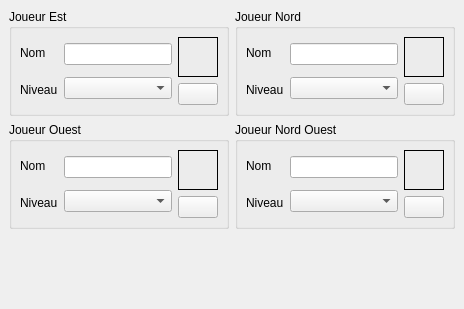
     <widget class="QWidget" name="tab_3" >
      <attribute name="title" >
       <string>Adversaires</string>
      </attribute>
      <layout class="QGridLayout" >
       <property name="leftMargin" >
        <number>9</number>
       </property>
       <property name="topMargin" >
        <number>9</number>
       </property>
       <property name="rightMargin" >
        <number>9</number>
       </property>
       <property name="bottomMargin" >
        <number>9</number>
       </property>
       <property name="horizontalSpacing" >
        <number>6</number>
       </property>
       <property name="verticalSpacing" >
        <number>6</number>
       </property>
       <item row="0" column="0" >
        <widget class="QGroupBox" name="groupBox_2" >
         <property name="title" >
          <string>Joueur Est</string>
         </property>
         <layout class="QGridLayout" >
          <property name="leftMargin" >
           <number>8</number>
          </property>
          <property name="topMargin" >
           <number>8</number>
          </property>
          <property name="rightMargin" >
           <number>8</number>
          </property>
          <property name="bottomMargin" >
           <number>8</number>
          </property>
          <property name="horizontalSpacing" >
           <number>6</number>
          </property>
          <property name="verticalSpacing" >
           <number>6</number>
          </property>
          <item row="0" column="2" >
           <layout class="QVBoxLayout" >
            <property name="spacing" >
             <number>6</number>
            </property>
            <property name="leftMargin" >
             <number>0</number>
            </property>
            <property name="topMargin" >
             <number>0</number>
            </property>
            <property name="rightMargin" >
             <number>0</number>
            </property>
            <property name="bottomMargin" >
             <number>0</number>
            </property>
            <item>
             <widget class="QLabel" name="pixEst" >
              <property name="minimumSize" >
               <size>
                <width>40</width>
                <height>40</height>
               </size>
              </property>
              <property name="maximumSize" >
               <size>
                <width>40</width>
                <height>40</height>
               </size>
              </property>
              <property name="frameShape" >
               <enum>QFrame::Box</enum>
              </property>
              <property name="frameShadow" >
               <enum>QFrame::Plain</enum>
              </property>
              <property name="scaledContents" >
               <bool>true</bool>
              </property>
             </widget>
            </item>
            <item>
             <widget class="QPushButton" name="btnPixEst" >
              <property name="maximumSize" >
               <size>
                <width>40</width>
                <height>16777215</height>
               </size>
              </property>
              <property name="text" >
               <string/>
              </property>
              <property name="icon" >
               <iconset resource="../../resources/resources.qrc" >:/images/fileopen.png</iconset>
              </property>
             </widget>
            </item>
           </layout>
          </item>
          <item row="0" column="1" >
           <layout class="QVBoxLayout" >
            <property name="spacing" >
             <number>6</number>
            </property>
            <property name="leftMargin" >
             <number>0</number>
            </property>
            <property name="topMargin" >
             <number>0</number>
            </property>
            <property name="rightMargin" >
             <number>0</number>
            </property>
            <property name="bottomMargin" >
             <number>0</number>
            </property>
            <item>
             <widget class="QLineEdit" name="nomJoueurEst" >
              <property name="enabled" >
               <bool>true</bool>
              </property>
              <property name="maxLength" >
               <number>10</number>
              </property>
             </widget>
            </item>
            <item>
             <widget class="QComboBox" name="niveauEst" />
            </item>
           </layout>
          </item>
          <item row="0" column="0" >
           <layout class="QVBoxLayout" >
            <property name="spacing" >
             <number>6</number>
            </property>
            <property name="leftMargin" >
             <number>0</number>
            </property>
            <property name="topMargin" >
             <number>0</number>
            </property>
            <property name="rightMargin" >
             <number>0</number>
            </property>
            <property name="bottomMargin" >
             <number>0</number>
            </property>
            <item>
             <widget class="QLabel" name="label_2" >
              <property name="text" >
               <string>Nom</string>
              </property>
             </widget>
            </item>
            <item>
             <widget class="QLabel" name="label_3" >
              <property name="text" >
               <string>Niveau</string>
              </property>
             </widget>
            </item>
           </layout>
          </item>
         </layout>
        </widget>
       </item>
       <item row="0" column="1" >
        <widget class="QGroupBox" name="groupBox_3" >
         <property name="title" >
          <string>Joueur Nord</string>
         </property>
         <layout class="QGridLayout" >
          <property name="leftMargin" >
           <number>8</number>
          </property>
          <property name="topMargin" >
           <number>8</number>
          </property>
          <property name="rightMargin" >
           <number>8</number>
          </property>
          <property name="bottomMargin" >
           <number>8</number>
          </property>
          <property name="horizontalSpacing" >
           <number>6</number>
          </property>
          <property name="verticalSpacing" >
           <number>6</number>
          </property>
          <item row="0" column="0" >
           <layout class="QVBoxLayout" >
            <property name="spacing" >
             <number>6</number>
            </property>
            <property name="leftMargin" >
             <number>0</number>
            </property>
            <property name="topMargin" >
             <number>0</number>
            </property>
            <property name="rightMargin" >
             <number>0</number>
            </property>
            <property name="bottomMargin" >
             <number>0</number>
            </property>
            <item>
             <widget class="QLabel" name="label_2_2" >
              <property name="text" >
               <string>Nom</string>
              </property>
             </widget>
            </item>
            <item>
             <widget class="QLabel" name="label_3_2" >
              <property name="text" >
               <string>Niveau</string>
              </property>
             </widget>
            </item>
           </layout>
          </item>
          <item row="0" column="2" >
           <layout class="QVBoxLayout" >
            <property name="spacing" >
             <number>6</number>
            </property>
            <property name="leftMargin" >
             <number>0</number>
            </property>
            <property name="topMargin" >
             <number>0</number>
            </property>
            <property name="rightMargin" >
             <number>0</number>
            </property>
            <property name="bottomMargin" >
             <number>0</number>
            </property>
            <item>
             <widget class="QLabel" name="pixNord" >
              <property name="minimumSize" >
               <size>
                <width>40</width>
                <height>40</height>
               </size>
              </property>
              <property name="maximumSize" >
               <size>
                <width>40</width>
                <height>40</height>
               </size>
              </property>
              <property name="frameShape" >
               <enum>QFrame::Box</enum>
              </property>
              <property name="frameShadow" >
               <enum>QFrame::Plain</enum>
              </property>
              <property name="scaledContents" >
               <bool>true</bool>
              </property>
             </widget>
            </item>
            <item>
             <widget class="QPushButton" name="btnPixNord" >
              <property name="maximumSize" >
               <size>
                <width>40</width>
                <height>16777215</height>
               </size>
              </property>
              <property name="text" >
               <string/>
              </property>
              <property name="icon" >
               <iconset resource="../../resources/resources.qrc" >:/images/fileopen.png</iconset>
              </property>
             </widget>
            </item>
           </layout>
          </item>
          <item row="0" column="1" >
           <layout class="QVBoxLayout" >
            <property name="spacing" >
             <number>6</number>
            </property>
            <property name="leftMargin" >
             <number>0</number>
            </property>
            <property name="topMargin" >
             <number>0</number>
            </property>
            <property name="rightMargin" >
             <number>0</number>
            </property>
            <property name="bottomMargin" >
             <number>0</number>
            </property>
            <item>
             <widget class="QLineEdit" name="nomJoueurNord" >
              <property name="enabled" >
               <bool>true</bool>
              </property>
              <property name="maxLength" >
               <number>10</number>
              </property>
             </widget>
            </item>
            <item>
             <widget class="QComboBox" name="niveauNord" />
            </item>
           </layout>
          </item>
         </layout>
        </widget>
       </item>
       <item row="1" column="0" >
        <widget class="QGroupBox" name="groupBox_4" >
         <property name="title" >
          <string>Joueur Ouest</string>
         </property>
         <layout class="QGridLayout" >
          <property name="leftMargin" >
           <number>8</number>
          </property>
          <property name="topMargin" >
           <number>8</number>
          </property>
          <property name="rightMargin" >
           <number>8</number>
          </property>
          <property name="bottomMargin" >
           <number>8</number>
          </property>
          <property name="horizontalSpacing" >
           <number>6</number>
          </property>
          <property name="verticalSpacing" >
           <number>6</number>
          </property>
          <item row="0" column="0" >
           <layout class="QVBoxLayout" >
            <property name="spacing" >
             <number>6</number>
            </property>
            <property name="leftMargin" >
             <number>0</number>
            </property>
            <property name="topMargin" >
             <number>0</number>
            </property>
            <property name="rightMargin" >
             <number>0</number>
            </property>
            <property name="bottomMargin" >
             <number>0</number>
            </property>
            <item>
             <widget class="QLabel" name="label_2_3" >
              <property name="text" >
               <string>Nom</string>
              </property>
             </widget>
            </item>
            <item>
             <widget class="QLabel" name="label_3_3" >
              <property name="text" >
               <string>Niveau</string>
              </property>
             </widget>
            </item>
           </layout>
          </item>
          <item row="0" column="1" >
           <layout class="QVBoxLayout" >
            <property name="spacing" >
             <number>6</number>
            </property>
            <property name="leftMargin" >
             <number>0</number>
            </property>
            <property name="topMargin" >
             <number>0</number>
            </property>
            <property name="rightMargin" >
             <number>0</number>
            </property>
            <property name="bottomMargin" >
             <number>0</number>
            </property>
            <item>
             <widget class="QLineEdit" name="nomJoueurOuest" >
              <property name="enabled" >
               <bool>true</bool>
              </property>
              <property name="maxLength" >
               <number>10</number>
              </property>
             </widget>
            </item>
            <item>
             <widget class="QComboBox" name="niveauOuest" />
            </item>
           </layout>
          </item>
          <item row="0" column="2" >
           <layout class="QVBoxLayout" >
            <property name="spacing" >
             <number>6</number>
            </property>
            <property name="leftMargin" >
             <number>0</number>
            </property>
            <property name="topMargin" >
             <number>0</number>
            </property>
            <property name="rightMargin" >
             <number>0</number>
            </property>
            <property name="bottomMargin" >
             <number>0</number>
            </property>
            <item>
             <widget class="QLabel" name="pixOuest" >
              <property name="minimumSize" >
               <size>
                <width>40</width>
                <height>40</height>
               </size>
              </property>
              <property name="maximumSize" >
               <size>
                <width>40</width>
                <height>40</height>
               </size>
              </property>
              <property name="frameShape" >
               <enum>QFrame::Box</enum>
              </property>
              <property name="frameShadow" >
               <enum>QFrame::Plain</enum>
              </property>
              <property name="scaledContents" >
               <bool>true</bool>
              </property>
             </widget>
            </item>
            <item>
             <widget class="QPushButton" name="btnPixOuest" >
              <property name="maximumSize" >
               <size>
                <width>40</width>
                <height>16777215</height>
               </size>
              </property>
              <property name="text" >
               <string/>
              </property>
              <property name="icon" >
               <iconset resource="../../resources/resources.qrc" >:/images/fileopen.png</iconset>
              </property>
              <property name="autoDefault" >
               <bool>true</bool>
              </property>
              <property name="default" >
               <bool>false</bool>
              </property>
             </widget>
            </item>
           </layout>
          </item>
         </layout>
        </widget>
       </item>
       <item row="1" column="1" >
        <widget class="QGroupBox" name="groupBox_5" >
         <property name="title" >
          <string>Joueur Nord Ouest</string>
         </property>
         <layout class="QGridLayout" >
          <property name="leftMargin" >
           <number>8</number>
          </property>
          <property name="topMargin" >
           <number>8</number>
          </property>
          <property name="rightMargin" >
           <number>8</number>
          </property>
          <property name="bottomMargin" >
           <number>8</number>
          </property>
          <property name="horizontalSpacing" >
           <number>6</number>
          </property>
          <property name="verticalSpacing" >
           <number>6</number>
          </property>
          <item row="0" column="0" >
           <layout class="QVBoxLayout" >
            <property name="spacing" >
             <number>6</number>
            </property>
            <property name="leftMargin" >
             <number>0</number>
            </property>
            <property name="topMargin" >
             <number>0</number>
            </property>
            <property name="rightMargin" >
             <number>0</number>
            </property>
            <property name="bottomMargin" >
             <number>0</number>
            </property>
            <item>
             <widget class="QLabel" name="label_2_3_2" >
              <property name="text" >
               <string>Nom</string>
              </property>
             </widget>
            </item>
            <item>
             <widget class="QLabel" name="label_3_3_2" >
              <property name="text" >
               <string>Niveau</string>
              </property>
             </widget>
            </item>
           </layout>
          </item>
          <item row="0" column="2" >
           <layout class="QVBoxLayout" >
            <property name="spacing" >
             <number>6</number>
            </property>
            <property name="leftMargin" >
             <number>0</number>
            </property>
            <property name="topMargin" >
             <number>0</number>
            </property>
            <property name="rightMargin" >
             <number>0</number>
            </property>
            <property name="bottomMargin" >
             <number>0</number>
            </property>
            <item>
             <widget class="QLabel" name="pixNordOuest" >
              <property name="minimumSize" >
               <size>
                <width>40</width>
                <height>40</height>
               </size>
              </property>
              <property name="maximumSize" >
               <size>
                <width>40</width>
                <height>40</height>
               </size>
              </property>
              <property name="frameShape" >
               <enum>QFrame::Box</enum>
              </property>
              <property name="frameShadow" >
               <enum>QFrame::Plain</enum>
              </property>
              <property name="text" >
               <string/>
              </property>
              <property name="scaledContents" >
               <bool>true</bool>
              </property>
             </widget>
            </item>
            <item>
             <widget class="QPushButton" name="btnPixNordOuest" >
              <property name="maximumSize" >
               <size>
                <width>40</width>
                <height>16777215</height>
               </size>
              </property>
              <property name="text" >
               <string/>
              </property>
              <property name="icon" >
               <iconset resource="../../resources/resources.qrc" >:/images/fileopen.png</iconset>
              </property>
              <property name="autoDefault" >
               <bool>true</bool>
              </property>
              <property name="default" >
               <bool>false</bool>
              </property>
             </widget>
            </item>
           </layout>
          </item>
          <item row="0" column="1" >
           <layout class="QVBoxLayout" >
            <property name="spacing" >
             <number>6</number>
            </property>
            <property name="leftMargin" >
             <number>0</number>
            </property>
            <property name="topMargin" >
             <number>0</number>
            </property>
            <property name="rightMargin" >
             <number>0</number>
            </property>
            <property name="bottomMargin" >
             <number>0</number>
            </property>
            <item>
             <widget class="QLineEdit" name="nomJoueurNordOuest" >
              <property name="enabled" >
               <bool>true</bool>
              </property>
              <property name="maxLength" >
               <number>10</number>
              </property>
             </widget>
            </item>
            <item>
             <widget class="QComboBox" name="niveauNordOuest" />
            </item>
           </layout>
          </item>
         </layout>
        </widget>
       </item>
       <item row="2" column="1" >
        <spacer>
         <property name="orientation" >
          <enum>Qt::Vertical</enum>
         </property>
         <property name="sizeHint" >
          <size>
           <width>20</width>
           <height>71</height>
          </size>
         </property>
        </spacer>
       </item>
      </layout>
     </widget>
